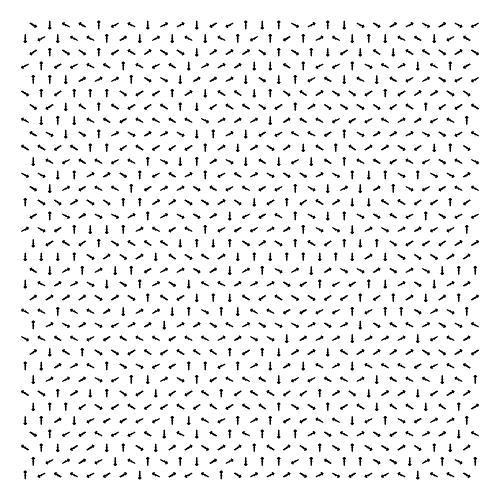
#> input picture img.png, 1000 x 1000 px (shown at 1/2 size)
$ python perpendicular-kagome-reader.py img.png
#> lines starting #> are read from the running program, lines starting #| are printed output that depends on the picture; after the words box and inside, x2 and y2 are one past the last pixel; in counts of white or black regions, pixels touching at a corner belong together; long printed decimals are rounded
### nodeNetwork.py
"""
This file contains the class NodeNetwork which is meant to be an abstract class to contain a network of points over an image.
The class is given an image, 4 corners of a quadrangle, and a number of rows and columns, it then creates a grid over the image of sample points.
You must implement the method getSamplePointsFromSquare() in order to get the sample points to show up in the image.
One "square" should generally be a small repeatable unit for the pattern of the sample. (e.g. one island cluster, one island, etc)

Once the grid is created, it can be split at a given row/col in order to create another "fixed point" which can be moved around.
The NodeNetwork will interpolate a grid between every quadrangle of four fixed points, allowing flexibility for a user to account for distortion in an image.
The output of the nodenetwork will generally just be reading the color of each of the sample points.
"""

import cv2
import numpy as np
import math
from random import random, sample
import time

#constants
WHITE=(255,255,255)
BLACK=(0,0,0)
GREEN=(0,255,0)
BLUE=(255,0,0)
RED=(0,0,255)

#takes in an [x1,y1] and [x2,y2] and returns their distance
def dist(point1, point2):
    return math.sqrt(math.pow(point1[0] - point2[0], 2)+math.pow(point1[1] - point2[1], 2))
#takes in an [x1,y1] and [x2,y2] and returns a point a certain percent between the two
def getIntermediate(point1,point2,percent):
    return [(point2[0]-point1[0])*percent+point1[0], (point2[1]-point1[1])*percent+point1[1]]


#Basic class to hold an x and y value
class Node:
    def __init__(self,x,y):
        self.x=x;
        self.y=y;
    def xyAsIntTuple(self):
        return (int(self.x),int(self.y))
    def xyAsArray(self):
        return [self.x,self.y]
    def drawLineTo(self,node,im):
        im=cv2.line(im, self.xyAsIntTuple(), node.xyAsIntTuple(), RED, 2)
    def copy(self):
        return Node(self.x,self.y)
    def __str__(self):
        return "("+str(self.x)+","+str(self.y)+")"

#turns [x,y] into (x,y)
def xyArrayToIntTuple(arr):
    return (int(arr[0]),int(arr[1]))


#main class
class NodeNetwork:
    def __init__(self,topLeft,topRight,bottomLeft,bottomRight,rows, cols, image,pointSampleRadius=5):
        self.image=image;
        #how far around the pixel to look when determining the color of a point
        assert(pointSampleRadius%2==1)#must be odd
        self.pointSampleWidth=pointSampleRadius
        self.bwImage=self.makeBWImage(image)

        #number of rows and columns
        self.rows=rows;
        self.cols=cols;

        #variables to help with point dragging
        self.selectedPoint=None;
        self.dragging=False

        #format {row: rowIndex, col:colIndex, node:Node}
        self.fixedPoints=[
        {"row":0,"col":0,"node":topLeft},
        {"row":0,"col":cols-1,"node":topRight},
        {"row":rows-1,"col":0,"node":bottomLeft},
        {"row":rows-1, "col":cols-1, "node":bottomRight}
            ]

        #defines boundaries
        self.topLeft=self.fixedPoints[0]["node"];
        self.topRight=self.fixedPoints[1]["node"];
        self.bottomLeft=self.fixedPoints[2]["node"];
        self.bottomRight=self.fixedPoints[3]["node"];

        #rows and columns which contain fixed points
        self.fixedRows=[0,rows-1]
        self.fixedCols=[0,cols-1]


        #array of stored samplepoints
        self.samplePoints=[]
        self.setSamplePoints()

    #turn an image black and white so that it can be easily sampled to find the color of a point
    def makeBWImage(self,image):
        avg_color_per_row = np.average(image, axis=0)
        avg_color = np.average(avg_color_per_row, axis=0)
        avg=np.average(avg_color,axis=0)
        print("Average color:",avg)

        blur = cv2.GaussianBlur(image,(self.pointSampleWidth,self.pointSampleWidth),0)
        self.blurredImage=blur
        ret,self.BWImage=cv2.threshold(blur,avg,255,cv2.THRESH_BINARY)
        cv2.imwrite("bw.jpg", self.BWImage);

    # [33 lines left out: functions countErrors, jiggleNearestFixedPoint, not called in this run]


    #draws the current grid onto an image
    def draw(self,im):

        #draw all fixed points
        sortedPoints=self.getSortedFixedPoints()
        for (i,point) in enumerate(self.getSortedFixedPoints()):
            #draw fixed point
            im=cv2.circle(im,point["node"].xyAsIntTuple(), 5,RED,-1)

            #hasGrid represents if the point is the topLeft corner of a subgrid
            hasGrid=True;
            topLeft=point
            topLeftCoord=point["node"].xyAsArray()
            if(i==len(sortedPoints)-1):#bottomLeftCorner
                hasGrid=False
            elif(point["row"]==self.rows-1):#bottomRow
                hasGrid=False
            elif(point["col"]==self.cols-1):#last col
                hasGrid=False
            else:#has a valid grid
                #if it has a valid grid then get the coordinants of the verticies
                topRight=sortedPoints[i+1]
                bottomLeft=sortedPoints[i+len(self.fixedCols)]
                bottomRight=sortedPoints[i+len(self.fixedCols)+1]
                cols=topRight["col"]-topLeft["col"]
                rows=bottomLeft["row"]-topLeft["row"]

                topRightCoord=topRight["node"].xyAsArray()
                bottomLeftCoord=bottomLeft["node"].xyAsArray()
                bottomRightCoord=bottomRight["node"].xyAsArray()

                #draw the outline and grid
                im=cv2.line(im,xyArrayToIntTuple(topLeftCoord),xyArrayToIntTuple(topRightCoord),BLACK,1)
                im=cv2.line(im,xyArrayToIntTuple(topLeftCoord),xyArrayToIntTuple(bottomLeftCoord),BLACK,1)
                im=cv2.line(im,xyArrayToIntTuple(bottomLeftCoord),xyArrayToIntTuple(bottomRightCoord),BLACK,1)
                im=cv2.line(im,xyArrayToIntTuple(topRightCoord),xyArrayToIntTuple(bottomRightCoord),BLACK,1)

                for (startX,startY,endX,endY) in zip(np.linspace(topLeftCoord[0],topRightCoord[0],cols+1), np.linspace(topLeftCoord[1],topRightCoord[1],cols+1), np.linspace(bottomLeftCoord[0],bottomRightCoord[0],cols+1), np.linspace(bottomLeftCoord[1],bottomRightCoord[1],cols+1)):
                    im=cv2.line(im,(int(startX),int(startY)),(int(endX),int(endY)),RED,1)
                for (startX,startY,endX,endY) in zip(np.linspace(topLeftCoord[0],bottomLeftCoord[0],rows+1), np.linspace(topLeftCoord[1],bottomLeftCoord[1],rows+1), np.linspace(topRightCoord[0],bottomRightCoord[0],rows+1), np.linspace(topRightCoord[1],bottomRightCoord[1],rows+1)):
                    im=cv2.line(im,(int(startX),int(startY)),(int(endX),int(endY)),RED,1)

        #draw the sample points if we are not dragging
        if not self.dragging:
            self.drawSamplePoints(im)

    def drawSamplePoints(self,im):
        samplePoints=self.samplePoints
        for (rowI, row) in enumerate(samplePoints):
            for (vertexI, vertex) in enumerate(row):
                for (pointI, point) in enumerate(vertex):
                    #Draw Point based on color
                    if(point[2]==1):
                        color=RED
                    elif(point[2]==0):
                        color=GREEN
                    elif(point[2]==-1):
                        color=BLUE

                    im=cv2.circle(im,(int(point[0]),int(point[1])),2,color,-1)

                    #Check for errors:
                    if(self.hasError(samplePoints,rowI,vertexI,pointI)):
                        im=cv2.circle(im,(int(point[0]),int(point[1])),5,GREEN,2)

    #given a given row, vertex, point. Determine if there is an error or not
    def hasError(self, samplePoints, rowI, vertexI, pointI):
        raise Exception("You need to define this function")

    #generates the grid based on the subgrids
    def getGrid(self):
        #generate an empty grid representing each point
        grid=[]
        for row in range(self.rows):
            grid.append([])
            for col in range(self.cols):
                grid[len(grid)-1].append("")

        #loop through each fixed point and draw the grid that it is the top left of
        sortedPoints=self.getSortedFixedPoints()
        for (i,point) in enumerate(self.getSortedFixedPoints()):

            #make sure that point is the topleft ofo a grid and not an edge
            hasGrid=True;
            topLeft=point
            topLeftCoord=point["node"].xyAsArray()
            if(i==len(sortedPoints)-1):#bottomLeftCorner
                hasGrid=False
            elif(point["row"]==self.rows-1):#bottomRow
                hasGrid=False
            elif(point["col"]==self.cols-1):#last col
                hasGrid=False
            else:#has a valid grid
                #get grid coordinates if valid grid
                topRight=sortedPoints[i+1]
                bottomLeft=sortedPoints[i+len(self.fixedCols)]
                bottomRight=sortedPoints[i+len(self.fixedCols)+1]
                cols=topRight["col"]-topLeft["col"]
                rows=bottomLeft["row"]-topLeft["row"]

                topRightCoord=topRight["node"].xyAsArray()
                bottomLeftCoord=bottomLeft["node"].xyAsArray()
                bottomRightCoord=bottomRight["node"].xyAsArray()

            #get all the points in that subgrid
            if(hasGrid):
                for (rowI, rowStartX,rowStartY,rowEndX,rowEndY) in  zip(range(0,rows+1), np.linspace(topLeftCoord[0],bottomLeftCoord[0],rows+1), np.linspace(topLeftCoord[1],bottomLeftCoord[1],rows+1), np.linspace(topRightCoord[0],bottomRightCoord[0],rows+1), np.linspace(topRightCoord[1],bottomRightCoord[1],rows+1)):
                    for(colI, pointX, pointY) in zip(range(0,cols+1), np.linspace(rowStartX,rowEndX,cols+1), np.linspace(rowStartY,rowEndY,cols+1)):
                        grid[point["row"]+rowI][point["col"]+colI]=[pointX,pointY]
        return grid

    #given an x, y. Find whether that point in the image should be considered black or white
    # [29 lines left out: function sampleImageColor, not called in this run]

    #same as sampling a color but only returns 1 or -1
    def sampleImage(self,x,y):
        if int(y)<0 or int(y)>=len(self.BWImage) or int(x)<0 or int(x)>=len(self.BWImage[int(y)]):
            return 0
        color=self.BWImage[int(y)][int(x)][0]
        if(color>127):
            return 1
        return -1

    #get sample points as [row][vertex][island] which is an array [x,y,color]
    def setSamplePoints(self):
        image=self.image


        grid=self.getGrid()
        samplePoints=[]
        for (rowI, row) in enumerate(grid[:-1]):
            samplePoints.append([])
            for (pointI,point) in enumerate(row[:-1]):

                #get corners of square
                topLeft=point
                topRight=grid[rowI][pointI+1]
                bottomLeft=grid[rowI+1][pointI]
                bottomRight=grid[rowI+1][pointI+1]

                squareSamplePoints=self.getSamplePointsFromSquare(topLeft,topRight,bottomLeft,bottomRight, row=rowI, col=pointI)
                #get what color each point is

                for samplePoint in squareSamplePoints:

                    samplePoint.append(self.sampleImage(samplePoint[0],samplePoint[1]))


                samplePoints[-1].append(squareSamplePoints)
        self.samplePoints=samplePoints

    def getSamplePointsFromSquare(self,topLeft,topRight,bottomLeft,bottomRight,row=0):
        raise Exception("You need to define this function")

    #given an x,y find the nearest sample point and cycle it between black/white/error states
    # [56 lines left out: functions toggleNearestSamplePoint, getNearestPoint, getNearestFixedPoint, getNearestSamplePoint, not called in this run]

    def selectNearestFixedPoint(self,x,y):
        self.selectedPoint=self.getNearestFixedPoint(x,y)

    #splits gridi into four at the closest ponit
    def splitAtClosestPoint(self,x,y):
        a=self.getNearestPoint(x,y)
        self.addFixedPointRecursive(Node(a["point"][0], a["point"][1]), a["row"], a["col"])

    #get the position of a point at given row and column
    def getPointPosition(self,row,col):
        return self.getGrid()[row][col]

    #adds a fixed point to a row and col
    #BE CAREFUL IT WILL NOT CHECK IF OTHER POINTS NEED TO BE ADDED TO MAKE EVERYTHING SQUARE
    def addFixedPointNotRecursive(self,node,row,col):
        for fixedPoint in self.fixedPoints:
            if(fixedPoint["row"]==row and fixedPoint["col"]==col):
                return;


        if row not in self.fixedRows:
            self.fixedRows.append(row)
        if col not in self.fixedCols:
            self.fixedCols.append(col)
        self.fixedPoints.append({"row":row, "col":col, "node":node})

    #safe to use function to make a given row and col location a fixed point
    #(not actually recursive, it is just called that from when it used to be)
    # [17 lines left out: function addFixedPointRecursive, not called in this run]

    #get fixed points sorted left-to-right, top-to-bottom
    def getSortedFixedPoints(self):
        def eval(node):
            return node["row"]*2*self.cols+node["col"]
        self.fixedPoints.sort(key=eval)
        return self.fixedPoints

    #drag to x,y
    # [10 lines left out: functions updateDragging, stopDragging, not called in this run]

    #draw output
    #this will simply draw a colored circle at each point, for better drawing overwrite
    #this function in the subclass
    def drawData(self, im):
        if not self.dragging:
            samplePoints=self.samplePoints
            height, width, channels = im.shape
            for (rowI, row) in enumerate(samplePoints):
                for (vertexI, vertex) in enumerate(row):
                    for (pointI, point) in enumerate(vertex):
                        if(point[2]==1):
                            color=WHITE
                        else:
                            color=BLACK
                        im=cv2.circle(im, (int(point[0]),int(point[1])), 3, color, -1)

    #spit out all the point data. Generally it is better to  reemplement this in the subclass
    # [34 lines left out: functions dataAsString, addRow, addCol, not called in this run]

    #remove last row
    def removeRow(self):
        if self.rows<=2:
            return

        #Save the positions of the fixed points in the row to be removed
        savedPoints=[point for point in self.getSortedFixedPoints() if point["row"]==self.rows-1]

        self.rows-=1
        self.fixedRows.remove(self.rows)
        self.fixedRows.append(self.rows-1)

        #remove fixed points in removed row
        self.fixedPoints=[point for point in self.fixedPoints if point["row"]<self.rows]
        self.fixedCols.sort()
        for (point,col) in zip(savedPoints, self.fixedCols):
            self.addFixedPointNotRecursive(point["node"],self.rows-1,col)
        self.setSamplePoints()


    #removes the last column from the lattice
    def removeCol(self):
        #must have at least two columns
        if self.cols<=2:
            return;

        #save the fixed points in the last column because we have to move them up one
        savedPoints=[point for point in self.getSortedFixedPoints() if point["col"]==self.cols-1]

        #remove column
        self.cols-=1
        self.fixedCols.remove(self.cols)

        #fix the last column
        if self.cols-1 not in self.fixedCols:
            self.fixedCols.append(self.cols-1)

        #add back in the fixed points
        self.fixedPoints=[point for point in self.fixedPoints if point["col"]<self.cols]
        self.fixedRows.sort()
        for (point,row) in zip(savedPoints, self.fixedRows):
            self.addFixedPointNotRecursive(point["node"],row,self.cols-1)
        self.setSamplePoints()

### perpendicular-kagome-reader.py
import cv2 #for drawing images
import numpy as np #cv2 likes numpy arrays
import argparse #to get the image from the user
from nodeNetwork import * #Use this as the base class

#Set up argparser to allow for input image
parser = argparse.ArgumentParser(description='Perpendicular Kagome MFM image analysis')
parser.add_argument('image', metavar='image', type=str, nargs='+',help='Path of image')
args=parser.parse_args()

#How big the display window(s) are
WINDOWSIZE=500

#read image
image = cv2.imread(args.image[0])
#> image is the input picture: shape (1000, 1000, 3); values 0 (black) and 150 (white), 93.9% white; 952 black regions, largest, box (x1, y1, x2, y2) and area: (124, 99, 140, 111) 68, (222, 99, 238, 111) 68, (255, 98, 271, 110) 68
if image is None:
    raise FileNotFoundError("Cannot find image")

#resize image (makes it easier to work with)
image=cv2.resize(image,(WINDOWSIZE,WINDOWSIZE))
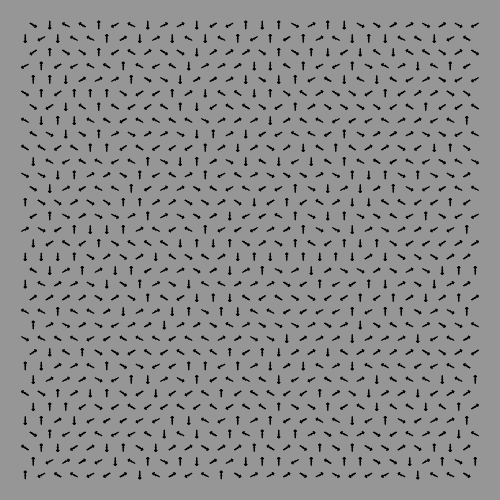
#> image: shape (500, 500, 3); min 0, max 150, mean 140.9

#this is the pattern of where to sample the image at
#the squares with "1" in them, will sample at that point, while the ones with "0" will not
#make sure each row has the same number of elements in it
gridPattern=[
    [0,0,1,0],
    [0,1,0,1],
    [1,0,0,0],
    [0,1,0,1]
]


#rowOffset and colOffset allow you to shift the grid around (so you're not always starting in the exact same place in the pattern)
rowOffset=0
colOffset=0

class PerpendicularKagomeReader(NodeNetwork):

    #given a row,column, and the coordinants of four corners of a square in the grid, where should the sample points in that square be?
    #output format is [[x1,y1],[x2,y2],[x3,y3]]...
    #in this case, we only have one or zero sample points in a square so the output will be either [[x,y]] or []
    def getSamplePointsFromSquare(self, topLeft, topRight, bottomLeft, bottomRight, row=0,col=0):

        #find out whiche spot in the gridPattern this square corresponds to based on its row,col and our offsets
        patternRow=(row+rowOffset)%len(gridPattern)
        patternCol=(col+colOffset)%len(gridPattern[0])

        #we only sample that point if the value in the gridPattern at that point is 1
        if gridPattern[patternRow][patternCol]==1:

            #We simply want the center of the square, so we just average the four points and return
            centerX=(topLeft[0]+topRight[0]+bottomLeft[0]+bottomRight[0])/4
            centerY=(topLeft[1]+topRight[1]+bottomLeft[1]+bottomRight[1])/4
            return [[centerX,centerY]]
        else:
            #if this is a 0 in the gridpattern, there is no sample point in this square
            return []

    #as far as I can tell, there is no way to detect errors in this lattice type (no impossible color/charge configurations)
    def hasError(self, samplePoints, rowI, vertexI, pointI):
        return False

    #this is how we convert the data to the output format for the file
    def dataAsString(self):
        string=""#the string that will get put into the file

        #loop through each row and square in that row
        for (rowI, row) in enumerate(self.samplePoints):
            for (vertexI, vertex) in enumerate(row):

                #in theory, a vertex is an array of points, so we might have to loop through it and dump those points into the file
                #however, in the case of this grid there will only ever be 1 or 0 points in a vertex, so we can just look at vertex[0]


                if len(vertex)>0:
                    #the color of the point is stored at index 2 (sorry this is kind of arbitrary)
                    string+=str(vertex[0][2])+", "
                else:
                    #placeholder if there is nothing
                    string+=" ,"
            string+="\n"
        return string


#make the grid overlay by giving it the four corners, the number of rows and columns, the image we want to sample, and how big the sample area should be
#when it determines the color of a point in an image, it doesn't just look at that one point, it averages in the area around it. This is what pointSampleRadius is for.
#pointSampleRadius should be roughly half the width of a single dot
n=PerpendicularKagomeReader(Node(10,10),Node(WINDOWSIZE-10,10),Node(10,WINDOWSIZE-10),Node(WINDOWSIZE-10,WINDOWSIZE-10),15,15,image,pointSampleRadius=5)
#> in makeBWImage, `avg_color_per_row = np.average(image, axis=0)`: avg_color_per_row = 500 rows, first 8: [150, 150, 150], [150, 150, 150], [150, 150, 150], [150, 150, 150], [150, 150, 150], [150, 150, 150], [150, 150, 150], [150, 150, 150]
#> in makeBWImage, `avg_color = np.average(avg_color_per_row, axis=0)`: avg_color = [140.9, 140.9, 140.9]
#> in makeBWImage, `avg=np.average(avg_color,axis=0)`: avg = 140.9
#| Average color: 140.894
#> in makeBWImage, `blur = cv2.GaussianBlur(image,(self.pointSampleWidth,self.pointSampleW..`:
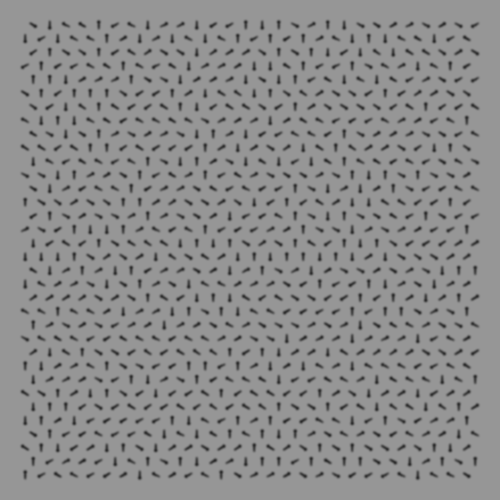
#> blur: shape (500, 500, 3); min 43, max 150, mean 140.9
#> in makeBWImage, `ret,self.BWImage=cv2.threshold(blur,avg,255,cv2.THRESH_BINARY)`:
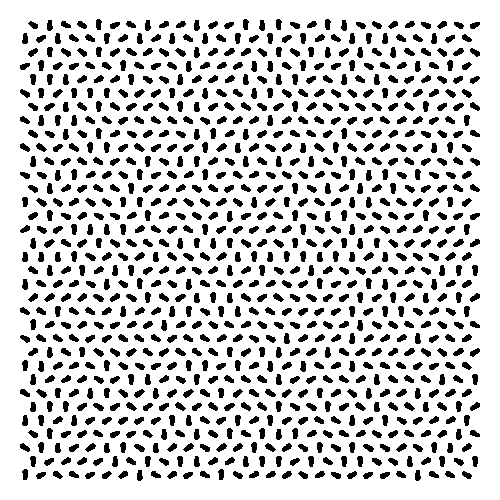
#> self.BWImage: shape (500, 500, 3); 80.5% white; 952 black regions, largest, box (x1, y1, x2, y2) and area: (126, 48, 137, 56) 54, (175, 48, 186, 57) 54, (224, 48, 235, 56) 54
#> in makeBWImage, `ret,self.BWImage=cv2.threshold(blur,avg,255,cv2.THRESH_BINARY)`: ret = 140
#> the loop in setSamplePoints, `for (rowI, row) in enumerate(grid[:-1]):` made 14 passes

def show():

    #this first ouput draws the grid and sample points over our main image
    outputImage=image.copy()
    n.draw(outputImage)
#> the loop in draw, `for (i,point) in enumerate(self.getSortedFixedPoints()):` made 4 passes
#> pass 1, in draw, `im=cv2.line(im,xyArrayToIntTuple(topLeftCoord),xyArrayToIntTuple(topRi..`:
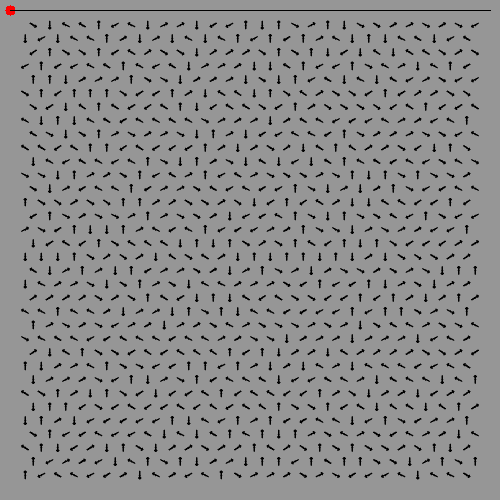
#> im: shape (500, 500, 3); mean B, G, R 140.6, 140.6, 140.6
#> pass 1, in draw, `im=cv2.line(im,xyArrayToIntTuple(topLeftCoord),xyArrayToIntTuple(botto..`:
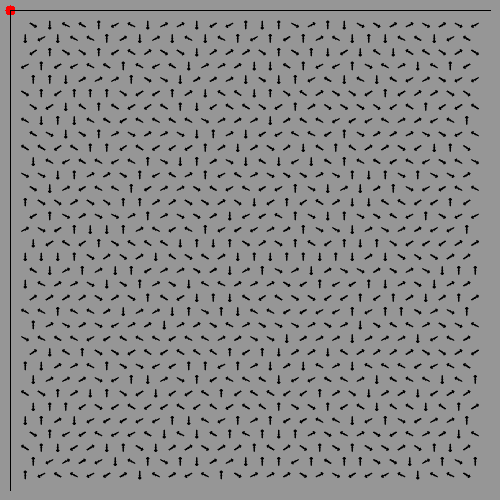
#> im: shape (500, 500, 3); 0.19% of pixels changed, all inside (x1, y1, x2, y2) = (10, 11, 11, 491)
#> pass 1, in draw, `im=cv2.line(im,xyArrayToIntTuple(bottomLeftCoord),xyArrayToIntTuple(bo..`:
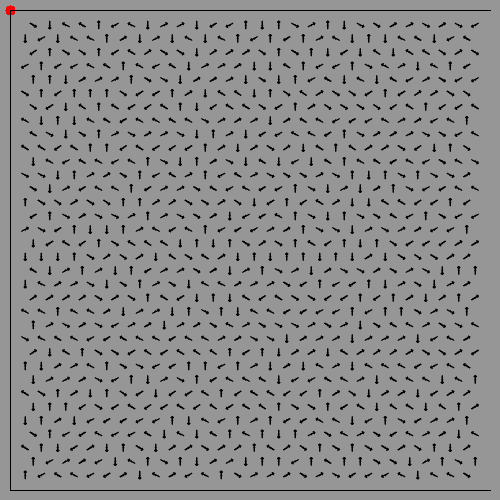
#> im: shape (500, 500, 3); 0.19% of pixels changed, all inside (x1, y1, x2, y2) = (11, 490, 491, 491)
#> (the rest of the program and of its run is left out)
